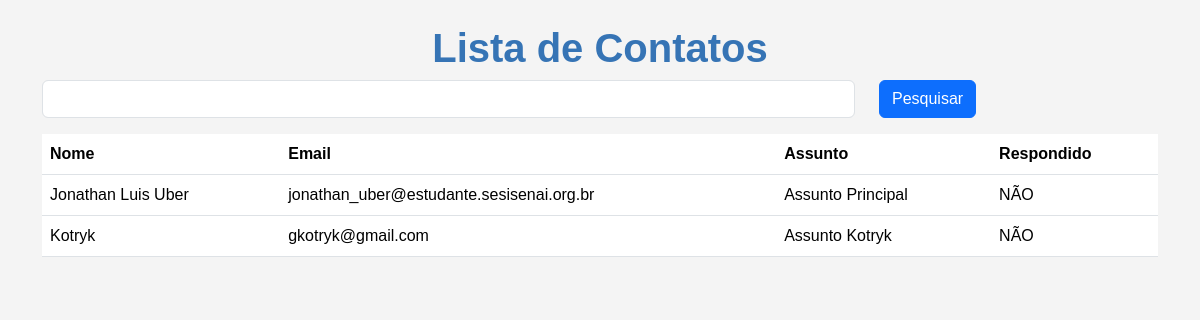
The app's page /contato/lista/, older data.
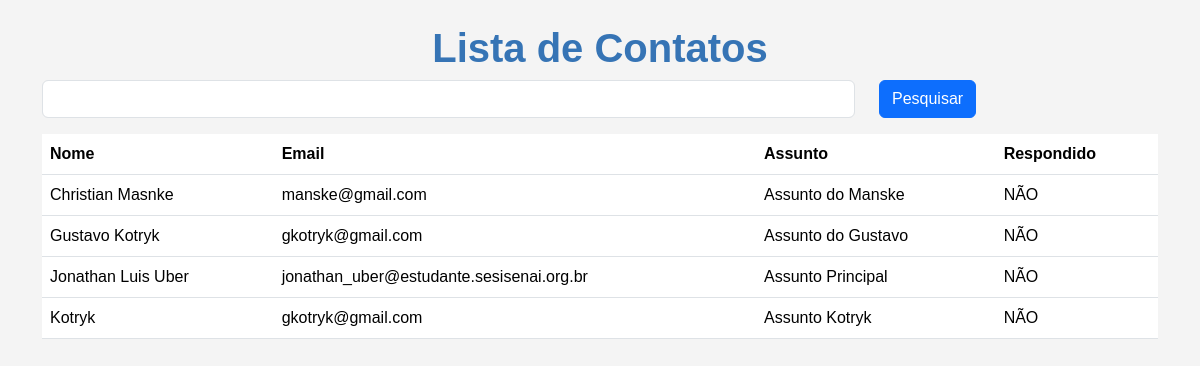
The same page, newer data.
### app/models.py (models this page shows)
class Contato(db.Model):
    id = db.Column(db.Integer, primary_key=True)
    data_envio = db.Column(db.DateTime, default=datetime.now())
    nome = db.Column(db.String(100), nullable=True)
    email = db.Column(db.String(100), nullable=True)
    assunto = db.Column(db.String(100), nullable=True)
    mensagem = db.Column(db.String(100), nullable=True)
    respondido = db.Column(db.Integer, default=0)

### app/views.py (the view)
@app.route('/contato/lista/')
def contatoLista():
    if request.method == 'GET':
        pesquisa = request.args.get('pesquisa', '')
    dados = Contato.query.order_by('nome')
    if pesquisa != '':
        dados = dados.filter(Contato.nome.ilike(f'%{pesquisa}%'))
    context = {'dados' : dados.all()}
    return render_template('contato_lista.html', context=context)

### app/templates/contato_lista.html (shortened to what this page needs)
<!DOCTYPE html>
<html lang="pt-br">
<head>
    <link href="https://cdn.jsdelivr.net/npm/bootstrap@5.3.7/dist/css/bootstrap.min.css" rel="stylesheet">
    <link rel="stylesheet" href="{{ url_for('static', filename='style.css') }}">
</head>
<body>
       <div class="container">
            <div class="row mt-4">
                <h3>Lista de Contatos</h3>
                <form action="" method="get" class="row">
                    <div class="col-9">
                        <input type="text" name="pesquisa" class="form-control">
                    </div>
                    <div class="col-3">
                        <button type="submit" class="btn btn-primary">Pesquisar</button>
                    </div>
                </form>
                <div class="col-12">
                    <table class="table mt-3">
                        <thead>
                            <tr>
                                <th>Nome</th>
                                <th>Email</th>
                                <th>Assunto</th>
                                <th>Respondido</th>
                            </tr>
                        </thead>
                        <body>
                            {% for linha in context.dados %}
                                <tr>
                                    <td>{{ linha.nome }}</td>
                                    <td>{{ linha.email }}</td>
                                    <td>{{ linha.assunto }}</td>
                                    <td>
                                        {% if linha.respondido == 1 %}
                                            SIM
                                        {% else %}
                                            NÃO
                                        {% endif%}
                                    </td>
                                </tr>
                            {% endfor %}
                        </body>
                    </table>
                </div>
            </div>
       </div>
</body>
</html>

### app/static/style.css (style rules this page uses)
* { margin: 0; padding: 0; }
body { font-family: Arial, sans-serif; background-color: #f4f4f4; color: #3674B5; }
h3 { font-size: 40px; text-align: center; font-weight: 800; }

Row changes from the older to the newer data that the page shows:
added Contato: nome "Christian Masnke", email "manske@gmail.com", assunto "Assunto do Manske", respondido "NÃO"
added Contato: nome "Gustavo Kotryk", email "gkotryk@gmail.com", assunto "Assunto do Gustavo", respondido "NÃO"
